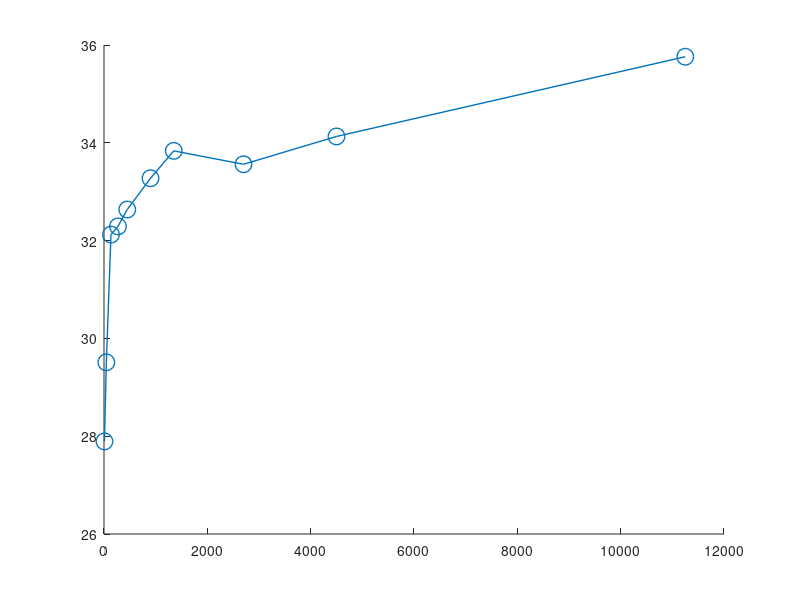

Reproduce this figure in MATLAB. (Note: this script raises an error after producing the figure.)
% plot strong scaling test for (18,9) carbon nanotube
close all; clear all; clc

h = figure;
hold on

nkpt = [9;45;135;270;450;900;1350;2700;4500;11250];%3375;
runtime = [27.893;29.511;32.123;32.291;32.635;33.275;33.835;33.561;34.130;35.760];%34.220;
time_ideal = runtime(1)*ones(size(runtime,1),1);

lg1 = plot(nkpt, runtime, '-o', 'linewidth', 1, 'markersize', 12);
lg1.Color = [0 0 1];

lg2 = plot(nkpt, time_ideal, 'linewidth', 1,'linestyle','--');
lg2.Color = [0 0 0];

set(gca, 'XScale', 'log')
axis([9, 11500, 10, 50]);

set(gca,'XTick',[10 100 1000 10000])
set(gca,'YTick',[10 20 30 40 50])
%ytickformat('%.1f')
set(gca,'YMinorTick','on','TickLength',[0.018 0.025]); % sets the tick mark lengths, major&minor
box on;
hold on;

set(gca,'TickLabelInterpreter','Latex');
set(gca,'fontsize',20,'FontName','Times New Roman');

xlabel('Number of points in Brillouin zone','FontSize',20,'FontName','Times New Roman','Interpreter','LaTex');
ylabel('Wall time (s)','FontSize',20,'FontName','Times New Roman','Interpreter','LaTex');

legend1 = legend('Cyclix-DFT','Theoretical','Location','Northeast');
set(legend1,'fontsize',20,'FontName','Times New Roman','Interpreter','LaTex');

set(h,'Units','Inches');
pos = get(h,'Position');
set(h,'PaperPositionMode','Auto','PaperUnits','Inches','PaperSize',[4,2])
saveas(gcf,'weakscaling','epsc') 
